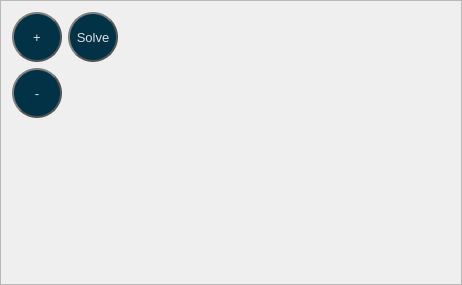
                      <widget class="QFrame" name="frame_fk_user_extra">
                       <property name="minimumSize">
                        <size>
                         <width>462</width>
                         <height>285</height>
                        </size>
                       </property>
                       <property name="maximumSize">
                        <size>
                         <width>16777215</width>
                         <height>16777215</height>
                        </size>
                       </property>
                       <property name="frameShape">
                        <enum>QFrame::StyledPanel</enum>
                       </property>
                       <property name="frameShadow">
                        <enum>QFrame::Raised</enum>
                       </property>
                       <layout class="QGridLayout" name="gridLayout_8">
                        <item row="0" column="0">
                         <widget class="QPushButton" name="btn_fk_user_add">
                          <property name="sizePolicy">
                           <sizepolicy hsizetype="Preferred" vsizetype="Preferred">
                            <horstretch>0</horstretch>
                            <verstretch>0</verstretch>
                           </sizepolicy>
                          </property>
                          <property name="minimumSize">
                           <size>
                            <width>50</width>
                            <height>50</height>
                           </size>
                          </property>
                          <property name="maximumSize">
                           <size>
                            <width>50</width>
                            <height>50</height>
                           </size>
                          </property>
                          <property name="sizeIncrement">
                           <size>
                            <width>10</width>
                            <height>10</height>
                           </size>
                          </property>
                          <property name="baseSize">
                           <size>
                            <width>100</width>
                            <height>100</height>
                           </size>
                          </property>
                          <property name="font">
                           <font>
                            <family>Segoe UI</family>
                            <pointsize>10</pointsize>
                           </font>
                          </property>
                          <property name="layoutDirection">
                           <enum>Qt::LeftToRight</enum>
                          </property>
                          <property name="styleSheet">
                           <string notr="true">QPushButton {	
	color: rgb(222, 222, 222);
    border: 2px solid #555;
    border-radius: 25px;
    border-style: outset;
	background-color: rgb(2, 50, 70);
    padding: 5px;
}
QPushButton:hover {
background-color: rgb(40, 112, 148);
}
QPushButton:pressed {	
	background-color: rgb(85, 170, 255);
}</string>
                          </property>
                          <property name="text">
                           <string>+</string>
                          </property>
                         </widget>
                        </item>
                        <item row="0" column="1">
                         <widget class="QPushButton" name="btn_fk_user_solve">
                          <property name="sizePolicy">
                           <sizepolicy hsizetype="Preferred" vsizetype="Preferred">
                            <horstretch>0</horstretch>
                            <verstretch>0</verstretch>
                           </sizepolicy>
                          </property>
                          <property name="minimumSize">
                           <size>
                            <width>50</width>
                            <height>50</height>
                           </size>
                          </property>
                          <property name="maximumSize">
                           <size>
                            <width>50</width>
                            <height>50</height>
                           </size>
                          </property>
                          <property name="sizeIncrement">
                           <size>
                            <width>10</width>
                            <height>10</height>
                           </size>
                          </property>
                          <property name="baseSize">
                           <size>
                            <width>100</width>
                            <height>100</height>
                           </size>
                          </property>
                          <property name="font">
                           <font>
                            <family>Segoe UI</family>
                            <pointsize>10</pointsize>
                           </font>
                          </property>
                          <property name="layoutDirection">
                           <enum>Qt::LeftToRight</enum>
                          </property>
                          <property name="styleSheet">
                           <string notr="true">QPushButton {	
	color: rgb(222, 222, 222);
    border: 2px solid #555;
    border-radius: 25px;
    border-style: outset;
	background-color: rgb(2, 50, 70);
    padding: 5px;
}
QPushButton:hover {
background-color: rgb(40, 112, 148);
}
QPushButton:pressed {	
	background-color: rgb(85, 170, 255);
}</string>
                          </property>
                          <property name="text">
                           <string>Solve</string>
                          </property>
                         </widget>
                        </item>
                        <item row="0" column="2">
                         <spacer name="horizontalSpacer_9">
                          <property name="orientation">
                           <enum>Qt::Horizontal</enum>
                          </property>
                          <property name="sizeHint" stdset="0">
                           <size>
                            <width>40</width>
                            <height>20</height>
                           </size>
                          </property>
                         </spacer>
                        </item>
                        <item row="1" column="0">
                         <widget class="QPushButton" name="btn_fk_user_sub">
                          <property name="sizePolicy">
                           <sizepolicy hsizetype="Preferred" vsizetype="Preferred">
                            <horstretch>0</horstretch>
                            <verstretch>0</verstretch>
                           </sizepolicy>
                          </property>
                          <property name="minimumSize">
                           <size>
                            <width>50</width>
                            <height>50</height>
                           </size>
                          </property>
                          <property name="maximumSize">
                           <size>
                            <width>50</width>
                            <height>50</height>
                           </size>
                          </property>
                          <property name="sizeIncrement">
                           <size>
                            <width>10</width>
                            <height>10</height>
                           </size>
                          </property>
                          <property name="baseSize">
                           <size>
                            <width>100</width>
                            <height>100</height>
                           </size>
                          </property>
                          <property name="font">
                           <font>
                            <family>Segoe UI</family>
                            <pointsize>10</pointsize>
                           </font>
                          </property>
                          <property name="layoutDirection">
                           <enum>Qt::LeftToRight</enum>
                          </property>
                          <property name="styleSheet">
                           <string notr="true">QPushButton {	
	color: rgb(222, 222, 222);
    border: 2px solid #555;
    border-radius: 25px;
    border-style: outset;
	background-color: rgb(2, 50, 70);
    padding: 5px;
}
QPushButton:hover {
background-color: rgb(40, 112, 148);
}
QPushButton:pressed {	
	background-color: rgb(85, 170, 255);
}</string>
                          </property>
                          <property name="text">
                           <string>-</string>
                          </property>
                         </widget>
                        </item>
                        <item row="2" column="0">
                         <spacer name="horizontalSpacer_10">
                          <property name="orientation">
                           <enum>Qt::Vertical</enum>
                          </property>
                          <property name="sizeHint" stdset="0">
                           <size>
                            <width>20</width>
                            <height>40</height>
                           </size>
                          </property>
                         </spacer>
                        </item>
                       </layout>
                      </widget>
